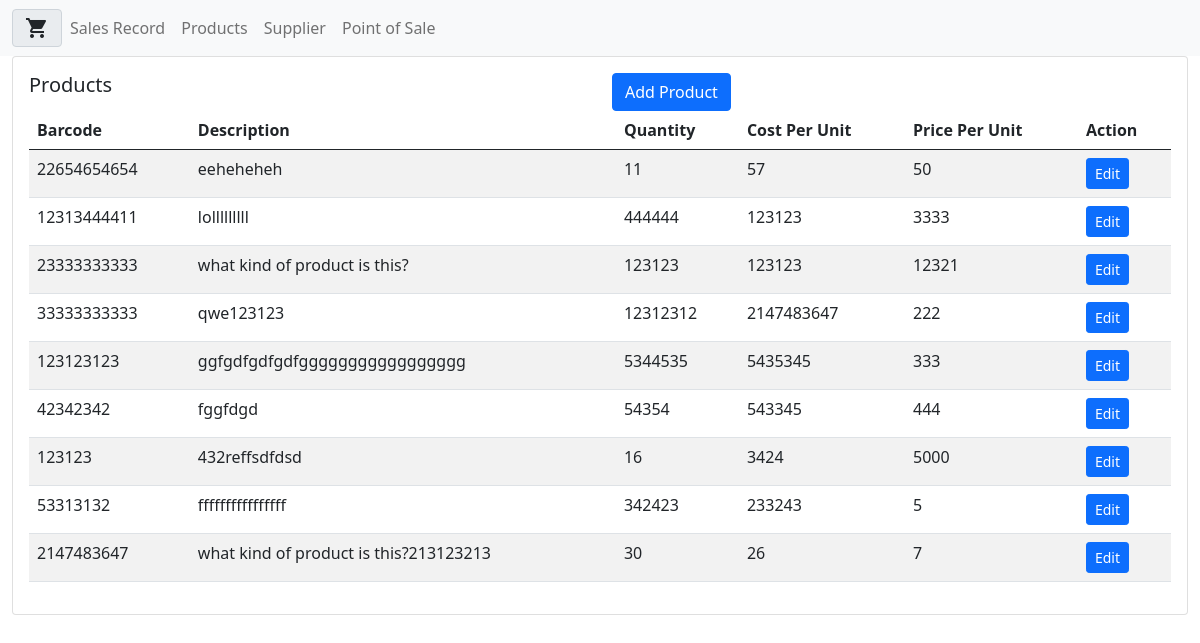
The page /products.php on the database as committed earlier.
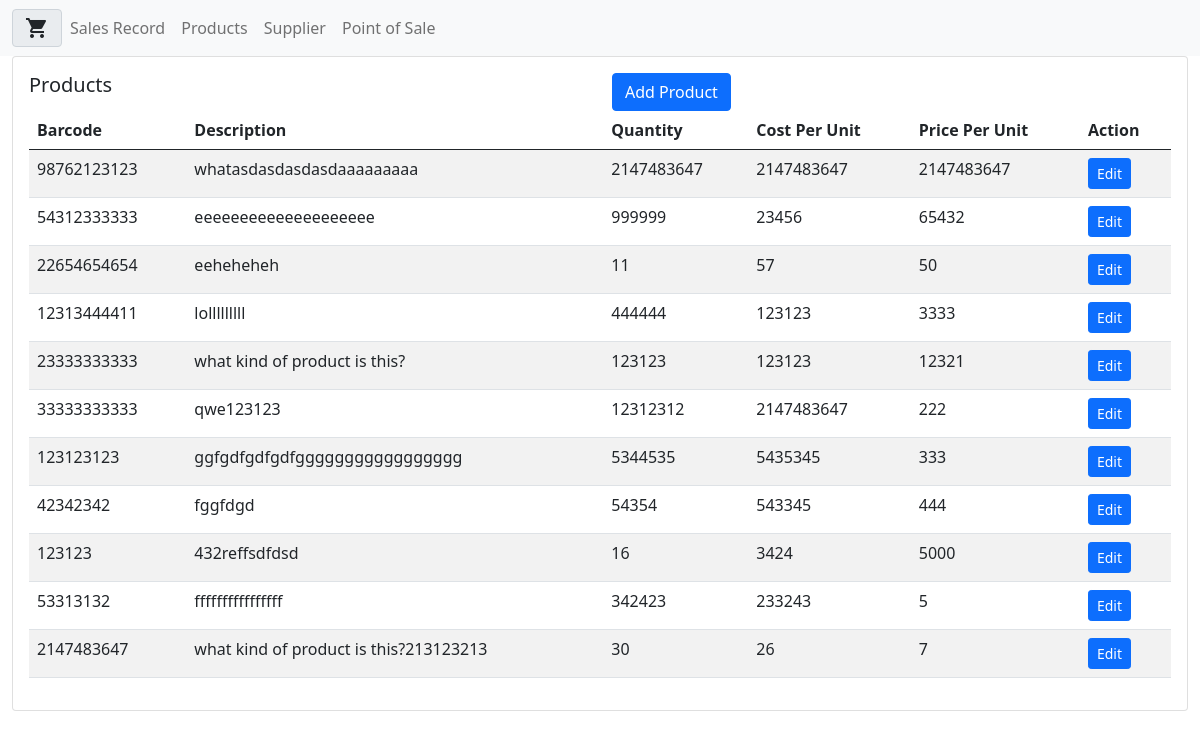
The same page on the database as committed later.
### tables this page shows
CREATE TABLE `supply` (
  `id` bigint(20) UNSIGNED NOT NULL,
  `barcode` varchar(11) DEFAULT NULL,
  `product_desc` text DEFAULT NULL,
  `quantity` int(11) DEFAULT NULL,
  `cost_per_unit` int(11) DEFAULT NULL,
  `supplier_id_code` char(8) DEFAULT NULL,
  `unit_price` int(11) NOT NULL
);

### products.php (called while the page is built, shortened)
<?php
include('template/products.php');
?>

### controller/manage_products.php (called while the page is built, shortened)
<?php
 include('models/products_model.php');
 $product = new Products($conn);
?>

### models/products_model.php (called while the page is built, shortened)
<?php
class Products{
    private $connnection;
    public function __construct($conn){
        $this->connnection = $conn;
    }
    public function getProducts(){
        $sql = "SELECT * FROM supply order by id desc";
        $result = $this->connnection->query($sql);
        $supplies =array();
        if (!$result) {
            echo "An error occurred.\n".mysqli_error($this->connnection);
            exit;
        }
        else{
            while($row = mysqli_fetch_array($result)){
                $supplies[] = $row;
            }
        }
        return $supplies;
    }
}
?>

### template/products.php (the view, shortened to what this page needs)
<?php
include('includes/header.php');
include('includes/navbar.php');
include('controller/manage_products.php');
?>
<div class="container-fluid">
<div class="card">
  <div class="card-body">
  <div class="row">
    <div class="col">
    <h5 class="card-title">Products</h5>
    </div>
    <div class="col">
    <button type="button" class="btn btn-primary float-right" data-bs-toggle="modal" data-bs-target="#add_product">
  Add Product
</button>
    </div>
</div>
  <div class="row" style="height: 90%">
        <div class="col-xl-12">
        <div class="table-responsive">
    <table id="example" class="table table-striped">
        <thead>
            <tr>
                <th>Barcode</th>
                <th>Description</th>
                <th>Quantity</th>
                <th>Cost Per Unit</th>
                <th>Price Per Unit</th>
               <th>Action</th>
            </tr>
        </thead>
        <tbody>
              <?php
                foreach( $product->getProducts() as $row ){
                  $id = $row['id'];
                  $barcode = $row['barcode'];
                  $product_desc = $row['product_desc'];
                  $quantity = $row['quantity'];
                  $cost_per_unit = $row['cost_per_unit'];
                  $unit_price = $row['unit_price'];
                  echo'
                    <tr>
                      <td>'.$barcode.'</td>
                      <td>'.$product_desc.'</td>
                      <td>'.$quantity.'</td>
                      <td>'.$cost_per_unit.'</td>
                      <td>'.$unit_price.'</td>
                      <td>
                      <button class="btn btn-sm btn-icon btn-3 btn-primary" type="button" data-bs-toggle="modal" data-bs-target="#edit_modal'.$id.'">
                        <span class="btn-inner--text">Edit</span>
                    </button>
                    </td>
                    </tr>
                    <div class="modal fade" id="edit_modal'.$id.'" tabindex="-1" role="dialog" aria-labelledby="exampleModalLabel" aria-hidden="true">
                        <input type="text" class="form-control" name="id" id="id" placeholder="Product Name" value="'.$id.'" hidden>
                              <input type="text" class="form-control"  name="barcode"  maxlength="11" id="exampleFormControlInput1" placeholder="Enter Barcode Number"  value="'.$barcode.'" required    >
                             <input type="text" class="form-control" id="exampleFormControlInput1"name="product_desc"  id="product_desc"  placeholder="Enter Description of Product"  value="'.$product_desc.'" required>
                             <input type="number" class="form-control" id="exampleFormControlInput1" name="quantity" id="quantity" placeholder="Quantity" value="'.$quantity.'" required>
                            <input type="number" class="form-control" id="exampleFormControlInput1" name="cost_per_unit" id="cost_per_unit" placeholder="Cost" value="'.$cost_per_unit.'" required>
                           <input type="number" class="form-control" id="exampleFormControlInput1" name="unit_price" id="unit_price" placeholder="Unit Price" value="'.$unit_price.'" required>
                  ';
                }
                ?>
        </tbody>
    </table>
    </div>
</div>
  </div>
</div>
</div>
</div>

Rows that differ between the two databases and show on the page:
added supply: barcode "98762123123", product_desc "whatasdasdasdasdaaaaaaaaa", quantity "2147483647", cost_per_unit "2147483647", unit_price "2147483647"
added supply: barcode "54312333333", product_desc "eeeeeeeeeeeeeeeeeeee", quantity "999999", cost_per_unit "23456", unit_price "65432"
